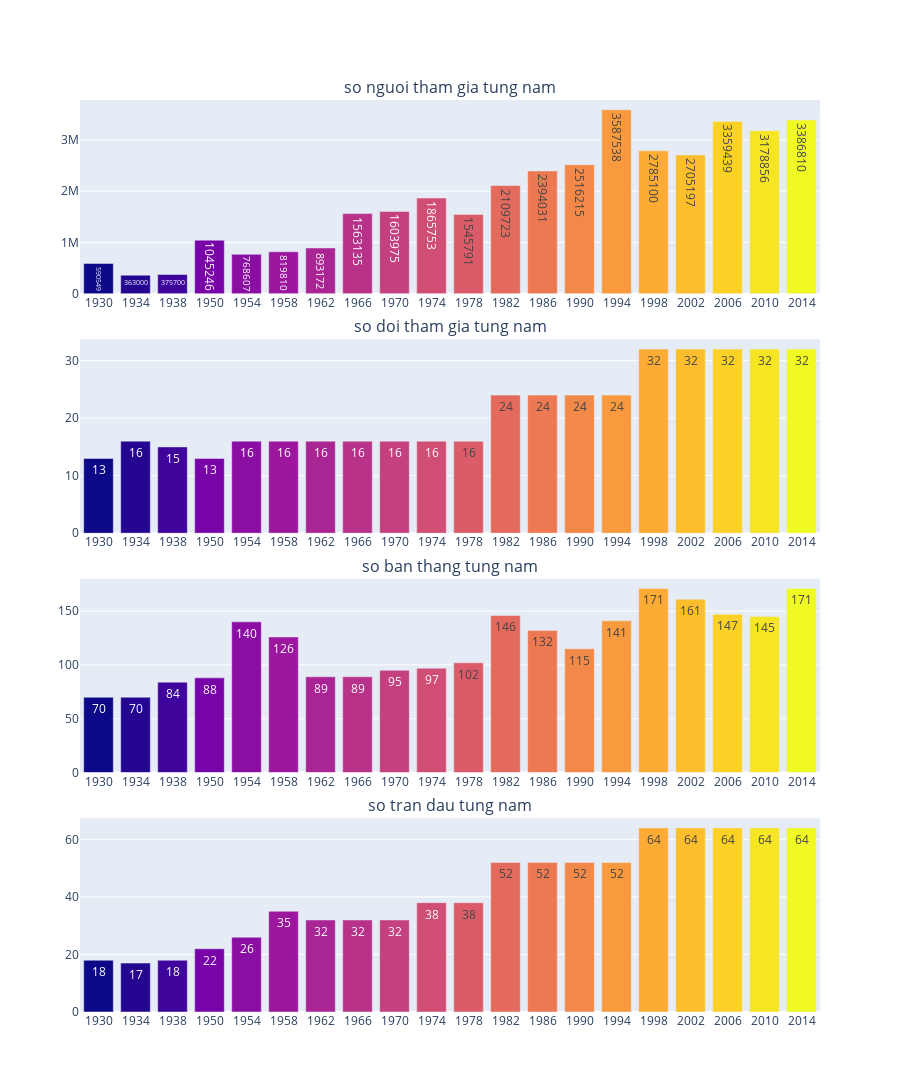

Notebook source saved alongside this figure:
### Code cell
#Su dung plotply de ve

fig_a = px.bar(data_frame=world_cups, x='Year', y='Attendance', orientation='v', color='Year', text='Attendance')
fig_t = px.bar(data_frame=world_cups, x='Year', y='QualifiedTeams', orientation='v', color='Year', text='QualifiedTeams')
fig_g = px.bar(data_frame=world_cups, x='Year', y='GoalsScored', orientation='v', color='Year', text='GoalsScored')
fig_m = px.bar(data_frame=world_cups, x='Year', y='MatchesPlayed', orientation='v', color='Year', text='MatchesPlayed')

fig = make_subplots(rows=4, cols=1, vertical_spacing=0.05,
                   subplot_titles= ['so nguoi tham gia tung nam', 'so doi tham gia tung nam', 'so ban thang tung nam',
                                    'so tran dau tung nam'])

#tao ra cac trace tuong uong
trace_a = fig_a['data'][0]
trace_t = fig_t['data'][0]
trace_g = fig_g['data'][0]
trace_m = fig_m['data'][0]

#add lan luot cac trade vao fig voi vi tri col va row tuong ung ban muon

fig.add_trace(trace_a, row=1, col=1)
fig.add_trace(trace_t, row=2, col=1)
fig.add_trace(trace_g, row=3, col=1)
fig.add_trace(trace_m, row=4, col=1)

fig.update_xaxes(type = 'category')

fig.update_layout(height = 2000, coloraxis_showscale = False)

fig.show()

### Figure 1 — Plotly figure (JSON) as saved in the notebook; plotly's stock layout.template omitted (floating-point values rounded to 4 significant figures)
{"data": [{"alignmentgroup": "True", "hovertemplate": "Year=%{marker.color}<br>Attendance=%{text}<extra></extra>", "legendgroup": "", "marker": {"color": [1930, 1934, 1938, 1950, 1954, 1958, 1962, 1966, 1970, 1974, 1978, 1982, 1986, 1990, 1994, 1998, 2002, 2006, 2010, 2014], "coloraxis": "coloraxis"}, "name": "", "offsetgroup": "", "orientation": "v", "showlegend": false, "text": ["590549", "363000", "375700", "1045246", "768607", "819810", "893172", "1563135", "1603975", "1865753", "1545791", "2109723", "2394031", "2516215", "3587538", "2785100", "2705197", "3359439", "3178856", "3386810"], "textposition": "auto", "type": "bar", "x": [1930, 1934, 1938, 1950, 1954, 1958, 1962, 1966, 1970, 1974, 1978, 1982, 1986, 1990, 1994, 1998, 2002, 2006, 2010, 2014], "xaxis": "x", "y": ["590549", "363000", "375700", "1045246", "768607", "819810", "893172", "1563135", "1603975", "1865753", "1545791", "2109723", "2394031", "2516215", "3587538", "2785100", "2705197", "3359439", "3178856", "3386810"], "yaxis": "y"}, {"alignmentgroup": "True", "hovertemplate": "Year=%{marker.color}<br>QualifiedTeams=%{text}<extra></extra>", "legendgroup": "", "marker": {"color": [1930, 1934, 1938, 1950, 1954, 1958, 1962, 1966, 1970, 1974, 1978, 1982, 1986, 1990, 1994, 1998, 2002, 2006, 2010, 2014], "coloraxis": "coloraxis"}, "name": "", "offsetgroup": "", "orientation": "v", "showlegend": false, "text": [13, 16, 15, 13, 16, 16, 16, 16, 16, 16, 16, 24, 24, 24, 24, 32, 32, 32, 32, 32], "textposition": "auto", "type": "bar", "x": [1930, 1934, 1938, 1950, 1954, 1958, 1962, 1966, 1970, 1974, 1978, 1982, 1986, 1990, 1994, 1998, 2002, 2006, 2010, 2014], "xaxis": "x2", "y": [13, 16, 15, 13, 16, 16, 16, 16, 16, 16, 16, 24, 24, 24, 24, 32, 32, 32, 32, 32], "yaxis": "y2"}, {"alignmentgroup": "True", "hovertemplate": "Year=%{marker.color}<br>GoalsScored=%{text}<extra></extra>", "legendgroup": "", "marker": {"color": [1930, 1934, 1938, 1950, 1954, 1958, 1962, 1966, 1970, 1974, 1978, 1982, 1986, 1990, 1994, 1998, 2002, 2006, 2010, 2014], "coloraxis": "coloraxis"}, "name": "", "offsetgroup": "", "orientation": "v", "showlegend": false, "text": [70, 70, 84, 88, 140, 126, 89, 89, 95, 97, 102, 146, 132, 115, 141, 171, 161, 147, 145, 171], "textposition": "auto", "type": "bar", "x": [1930, 1934, 1938, 1950, 1954, 1958, 1962, 1966, 1970, 1974, 1978, 1982, 1986, 1990, 1994, 1998, 2002, 2006, 2010, 2014], "xaxis": "x3", "y": [70, 70, 84, 88, 140, 126, 89, 89, 95, 97, 102, 146, 132, 115, 141, 171, 161, 147, 145, 171], "yaxis": "y3"}, {"alignmentgroup": "True", "hovertemplate": "Year=%{marker.color}<br>MatchesPlayed=%{text}<extra></extra>", "legendgroup": "", "marker": {"color": [1930, 1934, 1938, 1950, 1954, 1958, 1962, 1966, 1970, 1974, 1978, 1982, 1986, 1990, 1994, 1998, 2002, 2006, 2010, 2014], "coloraxis": "coloraxis"}, "name": "", "offsetgroup": "", "orientation": "v", "showlegend": false, "text": [18, 17, 18, 22, 26, 35, 32, 32, 32, 38, 38, 52, 52, 52, 52, 64, 64, 64, 64, 64], "textposition": "auto", "type": "bar", "x": [1930, 1934, 1938, 1950, 1954, 1958, 1962, 1966, 1970, 1974, 1978, 1982, 1986, 1990, 1994, 1998, 2002, 2006, 2010, 2014], "xaxis": "x4", "y": [18, 17, 18, 22, 26, 35, 32, 32, 32, 38, 38, 52, 52, 52, 52, 64, 64, 64, 64, 64], "yaxis": "y4"}], "layout": {"annotations": [{"font": {"size": 16}, "showarrow": false, "text": "so nguoi tham gia tung nam", "x": 0.5, "xanchor": "center", "xref": "paper", "y": 1, "yanchor": "bottom", "yref": "paper"}, {"font": {"size": 16}, "showarrow": false, "text": "so doi tham gia tung nam", "x": 0.5, "xanchor": "center", "xref": "paper", "y": 0.7375, "yanchor": "bottom", "yref": "paper"}, {"font": {"size": 16}, "showarrow": false, "text": "so ban thang tung nam", "x": 0.5, "xanchor": "center", "xref": "paper", "y": 0.475, "yanchor": "bottom", "yref": "paper"}, {"font": {"size": 16}, "showarrow": false, "text": "so tran dau tung nam", "x": 0.5, "xanchor": "center", "xref": "paper", "y": 0.2125, "yanchor": "bottom", "yref": "paper"}], "coloraxis": {"showscale": false}, "height": 2000, "xaxis": {"anchor": "y", "domain": [0, 1], "type": "category"}, "xaxis2": {"anchor": "y2", "domain": [0, 1], "type": "category"}, "xaxis3": {"anchor": "y3", "domain": [0, 1], "type": "category"}, "xaxis4": {"anchor": "y4", "domain": [0, 1], "type": "category"}, "yaxis": {"anchor": "x", "domain": [0.7875, 1]}, "yaxis2": {"anchor": "x2", "domain": [0.525, 0.7375]}, "yaxis3": {"anchor": "x3", "domain": [0.2625, 0.475]}, "yaxis4": {"anchor": "x4", "domain": [0, 0.2125]}}}
